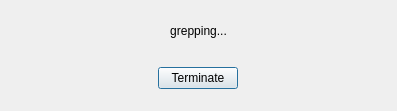
<?xml version="1.0" encoding="UTF-8"?>
<ui version="4.0">
 <class>GreppingDlg</class>
 <widget class="QDialog" name="GreppingDlg">
  <property name="geometry">
   <rect>
    <x>0</x>
    <y>0</y>
    <width>397</width>
    <height>111</height>
   </rect>
  </property>
  <property name="windowTitle">
   <string>GreppingDlg</string>
  </property>
  <layout class="QVBoxLayout" name="verticalLayout">
   <item>
    <widget class="QLabel" name="dir">
     <property name="sizePolicy">
      <sizepolicy hsizetype="Preferred" vsizetype="Expanding">
       <horstretch>0</horstretch>
       <verstretch>0</verstretch>
      </sizepolicy>
     </property>
     <property name="text">
      <string>grepping...</string>
     </property>
     <property name="alignment">
      <set>Qt::AlignCenter</set>
     </property>
    </widget>
   </item>
   <item>
    <widget class="QWidget" name="widget" native="true">
     <layout class="QHBoxLayout" name="horizontalLayout">
      <item>
       <widget class="QPushButton" name="terminate">
        <property name="sizePolicy">
         <sizepolicy hsizetype="Fixed" vsizetype="Fixed">
          <horstretch>0</horstretch>
          <verstretch>0</verstretch>
         </sizepolicy>
        </property>
        <property name="text">
         <string>Terminate</string>
        </property>
       </widget>
      </item>
     </layout>
    </widget>
   </item>
  </layout>
 </widget>
 <layoutdefault spacing="6" margin="11"/>
 <resources/>
 <connections>
  <connection>
   <sender>terminate</sender>
   <signal>clicked()</signal>
   <receiver>GreppingDlg</receiver>
   <slot>reject()</slot>
   <hints>
    <hint type="sourcelabel">
     <x>221</x>
     <y>92</y>
    </hint>
    <hint type="destinationlabel">
     <x>365</x>
     <y>110</y>
    </hint>
   </hints>
  </connection>
 </connections>
 <slots>
  <slot>terminate()</slot>
 </slots>
</ui>
